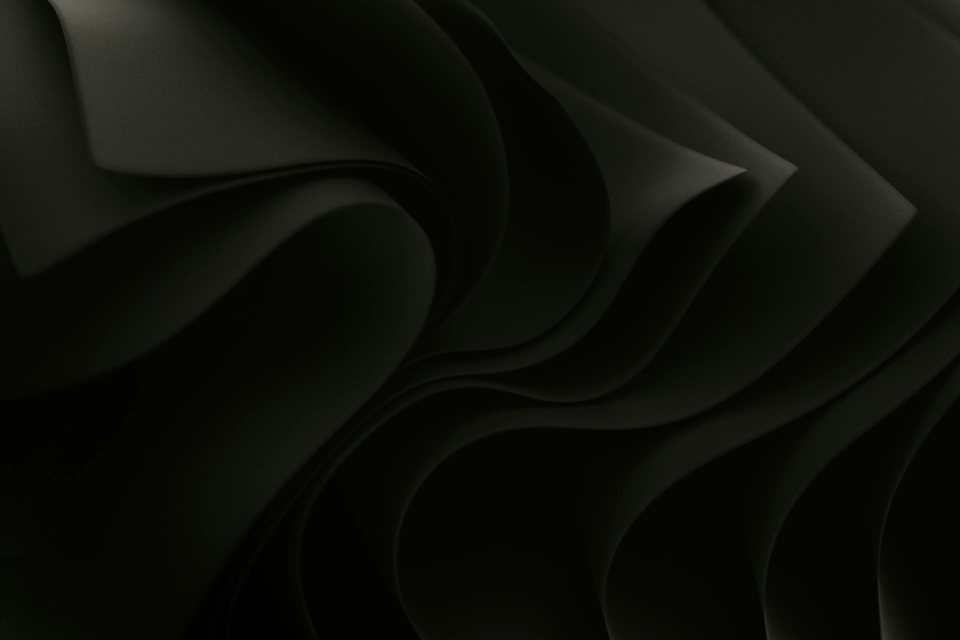
#> input picture .config/quickshell/Assets/Images/default-wallpaper.webp, 3840 x 2560 px (shown at 1/4 size)
$ python least_busy_region.py ../../quickshell/Assets/Images/default-wallpaper.webp   (older library calls are emulated)
#> lines starting #> are read from the running program, lines starting #| are printed output that depends on the picture; long printed decimals are rounded
#!/usr/bin/env python3
# Disclaimer: This script was ai-generated and went through minimal revision.

import os
os.environ["OPENCV_LOG_LEVEL"] = "SILENT"
import cv2
import numpy as np
import argparse
import json

def center_crop(img, target_w, target_h):
    h, w = img.shape[:2]
    if w == target_w and h == target_h:
        return img
    x1 = max(0, (w - target_w) // 2)
    y1 = max(0, (h - target_h) // 2)
    x2 = x1 + target_w
    y2 = y1 + target_h
    return img[y1:y2, x1:x2]

def find_least_busy_region(image_path, region_width=300, region_height=200, screen_width=None, screen_height=None, verbose=False, stride=2, screen_mode="fill", padding=50):
#> called with region_width = 300, region_height = 200, screen_width = 1920, screen_height = 1080, verbose = False, stride = 4, screen_mode = 'fill', padding = 50
    img = cv2.imread(image_path, cv2.IMREAD_GRAYSCALE)
#> img: shape (2560, 3840); min 0, max 136, mean 14.4
    if img is None:
        raise FileNotFoundError(f"Image not found: {image_path}")
    orig_h, orig_w = img.shape
#> orig_h = 2560; orig_w = 3840
    scale = 1.0
    if screen_width is not None and screen_height is not None:
        scale_w = screen_width / orig_w
#> scale_w = 0.5
        scale_h = screen_height / orig_h
#> scale_h = 0.422
        if screen_mode == "fill":
            scale = max(scale_w, scale_h)
#> scale = 0.5
        else:
            scale = min(scale_w, scale_h)
        new_w = int(orig_w * scale)
#> new_w = 1920
        new_h = int(orig_h * scale)
#> new_h = 1280
        if verbose:
            print(f"Scaling image from {orig_w}x{orig_h} to {new_w}x{new_h} (scale: {scale:.3f}, mode: {screen_mode})")
        img = cv2.resize(img, (new_w, new_h), interpolation=cv2.INTER_LANCZOS4)
#> img: shape (1280, 1920)
        img = center_crop(img, screen_width, screen_height)
#> in center_crop, `return img[y1:y2, x1:x2]`:
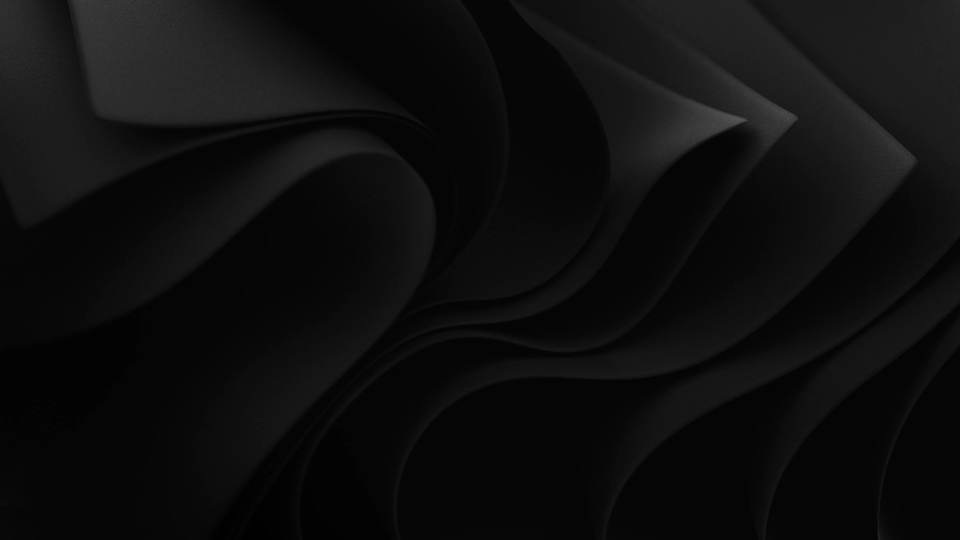
#> returned value: shape (1080, 1920) (shown at 1/2 size); min 0, max 92, mean 14
        if verbose:
            print(f"Cropped image to {screen_width}x{screen_height}")
    else:
        if verbose:
            print(f"Using original image size: {orig_w}x{orig_h}")
    arr = img.astype(np.float64)
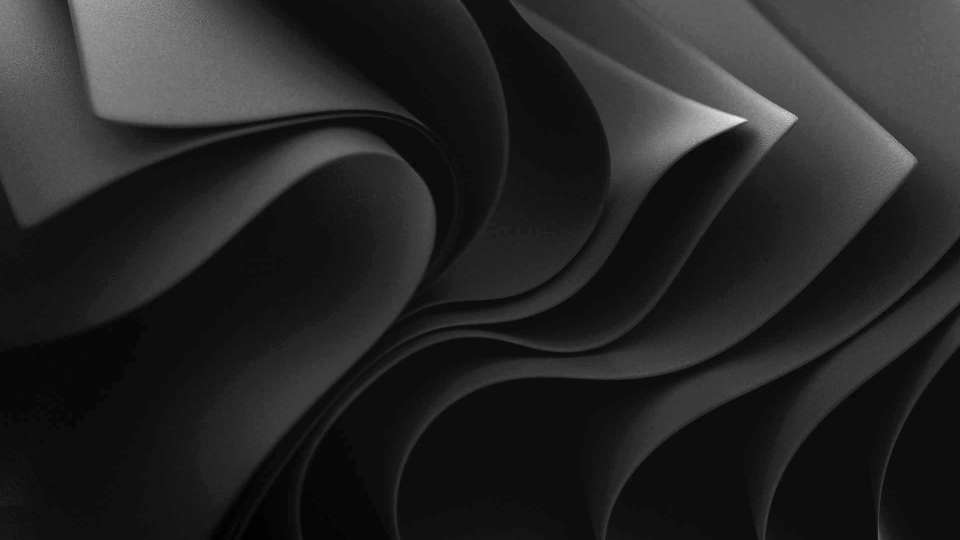
#> arr: shape (1080, 1920) float64 (shown at 1/2 size); min 0, max 92, mean 14; drawn with min black and max white
    h, w = arr.shape
#> h = 1080; w = 1920
    # Use OpenCV's integral for fast computation
    integral = cv2.integral(arr, sdepth=cv2.CV_64F)[1:,1:]
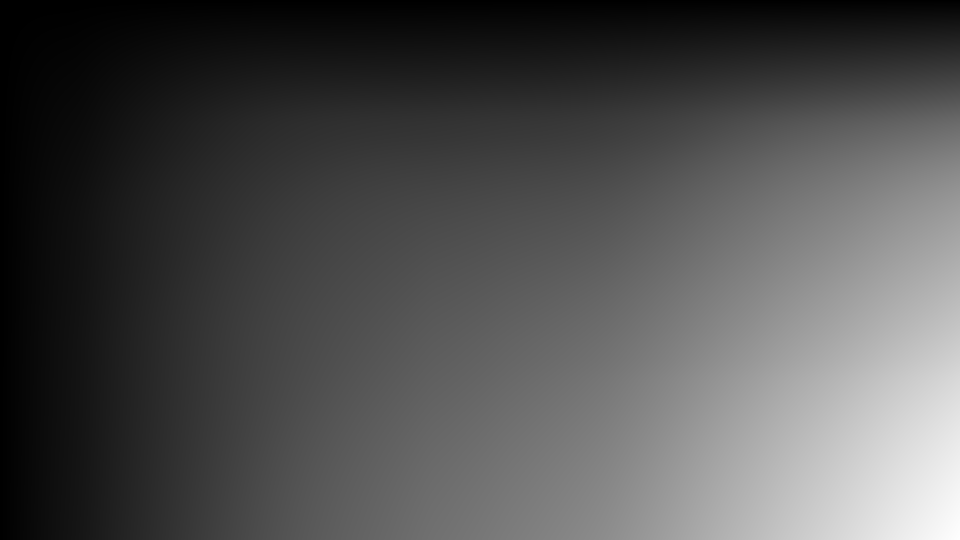
#> integral: shape (1080, 1920) float64 (shown at 1/2 size); min 44, max 29129729, mean 9124487.2; drawn with min black and max white
    integral_sq = cv2.integral(arr**2, sdepth=cv2.CV_64F)[1:,1:]
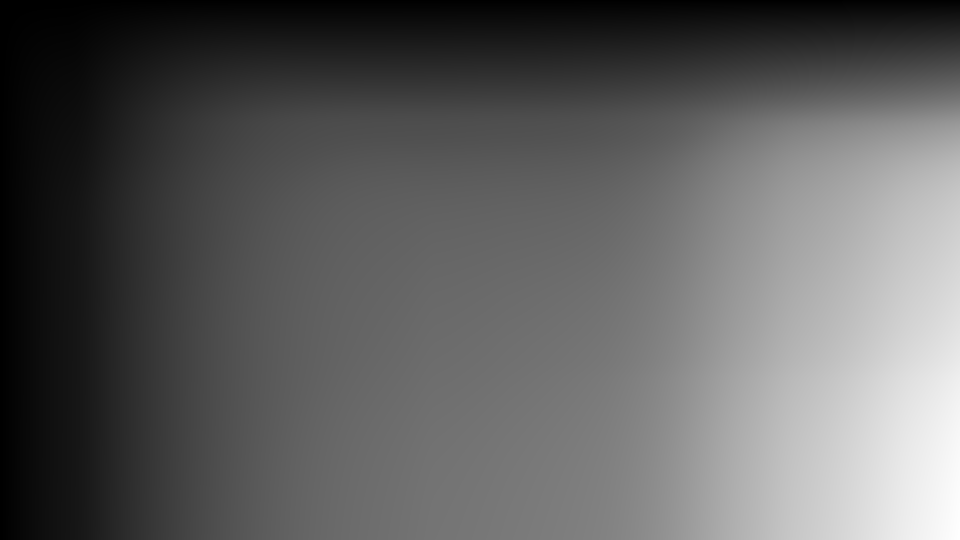
#> integral_sq: shape (1080, 1920) float64 (shown at 1/2 size); min 1936, max 680019107, mean 253593499; drawn with min black and max white
    def region_sum(ii, x1, y1, x2, y2):
        total = ii[y2, x2]
        if x1 > 0:
            total -= ii[y2, x1-1]
        if y1 > 0:
            total -= ii[y1-1, x2]
        if x1 > 0 and y1 > 0:
            total += ii[y1-1, x1-1]
        return total
    min_var = None
    min_coords = (0, 0)
    area = region_width * region_height
    x_start = padding
    y_start = padding
    x_end = w - region_width - padding + 1
#> x_end = 1571
    y_end = h - region_height - padding + 1
#> y_end = 831
    for y in range(y_start, max(y_end, y_start+1), stride):
        for x in range(x_start, max(x_end, x_start+1), stride):
            x1, y1 = x, y
            x2, y2 = x + region_width - 1, y + region_height - 1
            s = region_sum(integral, x1, y1, x2, y2)
            s2 = region_sum(integral_sq, x1, y1, x2, y2)
            mean = s / area
            var = (s2 / area) - (mean ** 2)
            if (min_var is None) or (var < min_var):
                min_var = var
                min_coords = (x, y)
#> this loop made 196 passes
    return min_coords, min_var

# [132 lines left out: functions find_largest_region, draw_region, draw_largest_region, not called in this run]

def get_dominant_color(image_path, x, y, w, h, screen_width=None, screen_height=None, screen_mode="fill"):
#> called with x = 874, y = 830, w = 300, h = 200, screen_width = 1920, screen_height = 1080, screen_mode = 'fill'
    img = cv2.imread(image_path)
#> img is the input picture: shape (2560, 3840, 3); mean B, G, R 9.3, 15.5, 14.1
    if img is None:
        raise FileNotFoundError(f"Image not found: {image_path}")
    orig_h, orig_w = img.shape[:2]
    if screen_width is not None and screen_height is not None:
        scale_w = screen_width / orig_w
        scale_h = screen_height / orig_h
        if screen_mode == "fill":
            scale = max(scale_w, scale_h)
        else:
            scale = min(scale_w, scale_h)
        new_w = int(orig_w * scale)
        new_h = int(orig_h * scale)
        img = cv2.resize(img, (new_w, new_h), interpolation=cv2.INTER_LANCZOS4)
#> img: shape (1280, 1920, 3)
        img = center_crop(img, screen_width, screen_height)
    # Ensure region is within bounds
    x = max(0, x)
    y = max(0, y)
    w = max(1, min(w, img.shape[1] - x))
    h = max(1, min(h, img.shape[0] - y))
    region = img[y:y+h, x:x+w]
    if region.size == 0 or region.shape[0] == 0 or region.shape[1] == 0:
        return [0, 0, 0]
    region = region.reshape((-1, 3))
    # Filter out black pixels (optional, improves accuracy for some images)
    non_black = region[np.any(region > 10, axis=1)]
    if non_black.shape[0] == 0:
        non_black = region
    region = np.float32(non_black)
    if region.shape[0] < 3:
        return [int(x) for x in np.mean(region, axis=0)]
    # K-means to find dominant color
    criteria = (cv2.TERM_CRITERIA_EPS + cv2.TERM_CRITERIA_MAX_ITER, 10, 1.0)
    K = min(3, region.shape[0])
    _, labels, centers = cv2.kmeans(region, K, None, criteria, 10, cv2.KMEANS_RANDOM_CENTERS)
    counts = np.bincount(labels.flatten())
    dominant = centers[np.argmax(counts)]
    return [int(x) for x in dominant]

def main():
    parser = argparse.ArgumentParser(description="Find least busy region in an image and output a JSON. Made for determining a suitable position for a wallpaper widget.")
    parser.add_argument("image_path", help="Path to the input image")
    parser.add_argument("--width", type=int, default=300, help="Region width")
    parser.add_argument("--height", type=int, default=200, help="Region height")
    parser.add_argument("-v", "--visual-output", action="store_true", help="Output image with rectangle")
    parser.add_argument("--screen-width", type=int, default=1920, help="Screen width for wallpaper scaling")
    parser.add_argument("--screen-height", type=int, default=1080, help="Screen height for wallpaper scaling")
    parser.add_argument("--stride", type=int, default=4, help="Step size for sliding window (higher is faster, less precise)")
    parser.add_argument("--screen-mode", choices=["fill", "fit"], default="fill", help="Wallpaper scaling mode: 'fill' (default) or 'fit'")
    parser.add_argument("--verbose", action="store_true", help="Print verbose output")
    parser.add_argument("-l", "--largest-region", action="store_true", help="Find the largest region under the variance threshold and output its center")
    parser.add_argument("-t", "--variance-threshold", type=float, default=1000.0, help="Variance threshold for largest region mode")
    parser.add_argument("--aspect-ratio", type=float, default=1.78, help="Aspect ratio (width/height) for largest region mode")
    parser.add_argument("--padding", type=int, default=50, help="Minimum distance from region to image edge (default: 50)")
    args = parser.parse_args()

    if args.largest_region:
        center, size, var = find_largest_region(
            args.image_path,
            screen_width=args.screen_width,
            screen_height=args.screen_height,
            verbose=args.verbose,
            stride=args.stride,
            screen_mode=args.screen_mode,
            threshold=args.variance_threshold,
            aspect_ratio=args.aspect_ratio,
            padding=args.padding
        )
        if center:
            if args.visual_output:
                draw_largest_region(args.image_path, center, size, screen_width=args.screen_width, screen_height=args.screen_height, screen_mode=args.screen_mode)
            # Extract dominant color
            cx, cy = center
            region_w, region_h = size
            x1 = cx - region_w // 2
            y1 = cy - region_h // 2
            dominant_color = get_dominant_color(
                args.image_path, x1, y1, region_w, region_h,
                screen_width=args.screen_width, screen_height=args.screen_height, screen_mode=args.screen_mode
            )
            dominant_color_hex = '#{:02x}{:02x}{:02x}'.format(*dominant_color)
            print(json.dumps({
                "center_x": center[0],
                "center_y": center[1],
                "width": size[0],
                "height": size[1],
                "variance": var,
                "dominant_color": dominant_color_hex
            }))
        else:
            print(json.dumps({"error": "No region found under the threshold."}))
        return

    coords, variance = find_least_busy_region(
        args.image_path,
        region_width=args.width,
        region_height=args.height,
        screen_width=args.screen_width,
        screen_height=args.screen_height,
        verbose=args.verbose,
        stride=args.stride,
        screen_mode=args.screen_mode,
        padding=args.padding
    )
    if args.visual_output:
        draw_region(args.image_path, coords, region_width=args.width, region_height=args.height, screen_width=args.screen_width, screen_height=args.screen_height, screen_mode=args.screen_mode)
    # Output JSON with center point
    center_x = coords[0] + args.width // 2
    center_y = coords[1] + args.height // 2
    dominant_color = get_dominant_color(
        args.image_path, coords[0], coords[1], args.width, args.height,
        screen_width=args.screen_width, screen_height=args.screen_height, screen_mode=args.screen_mode
    )
    dominant_color_hex = '#{:02x}{:02x}{:02x}'.format(*dominant_color)
    print(json.dumps({
        "center_x": center_x,
        "center_y": center_y,
        "width": args.width,
        "height": args.height,
        "variance": variance,
        "dominant_color": dominant_color_hex
    }))
#| {"center_x": 1024, "center_y": 930, "width": 300, "height": 200, "variance": 0.08379, "dominant_color": "#020b07"}

if __name__ == "__main__":
    main()

$ run again, on assets/carbon-hero-shot.webp
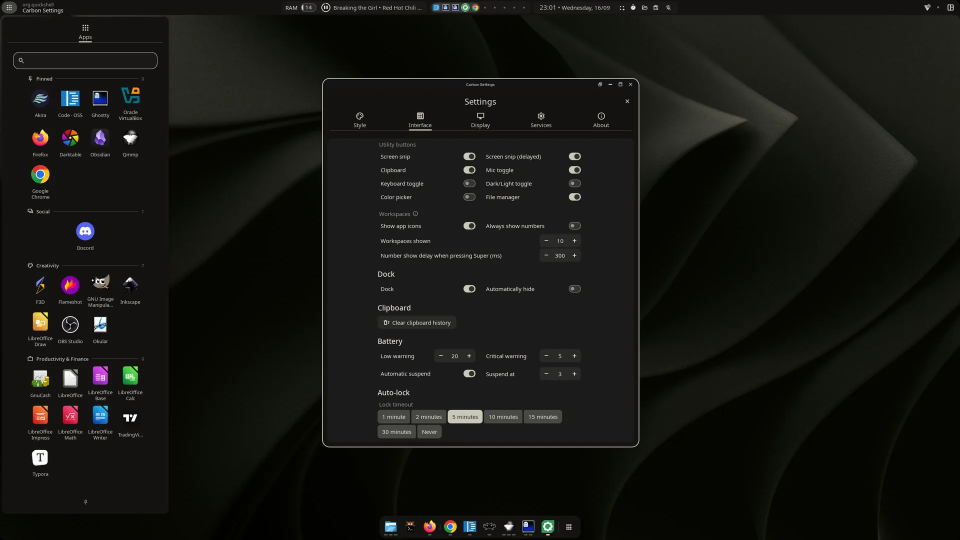
#> input picture assets/carbon-hero-shot.webp, 1920 x 1080 px (shown at 1/2 size)
#> in find_least_busy_region, `integral_sq = cv2.integral(arr**2, sdepth=cv2.CV_64F)[1:,1:]`:
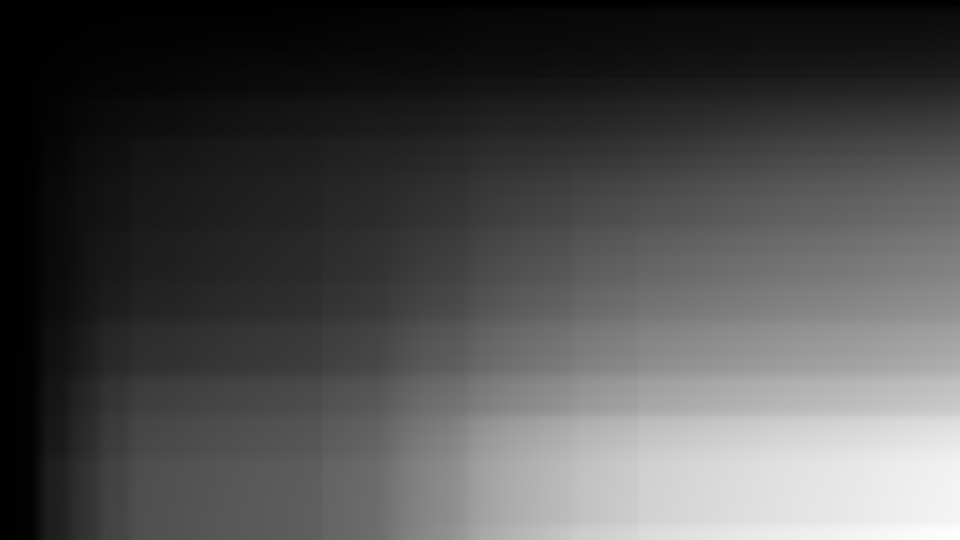
#> integral_sq: shape (1080, 1920) float64 (shown at 1/2 size); min 4, max 2.23e+09, mean 681293436.5; drawn with min black and max white
#> the loop in find_least_busy_region, `for y in range(y_start, max(y_end, y_start+1), stride):` made 196 passes
#> in get_dominant_color, img is the input picture: shape (1080, 1920, 3); mean B, G, R 18.3, 22.2, 21.9
#> in get_dominant_color, `region = img[y:y+h, x:x+w]`:
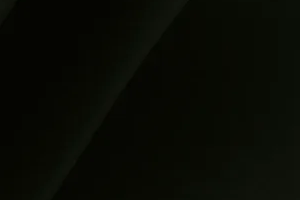
#> region: shape (200, 300, 3); mean B, G, R 3.4, 10.1, 8.2
#| {"center_x": 1432, "center_y": 482, "width": 300, "height": 200, "variance": 10.048, "dominant_color": "#030b08"}
